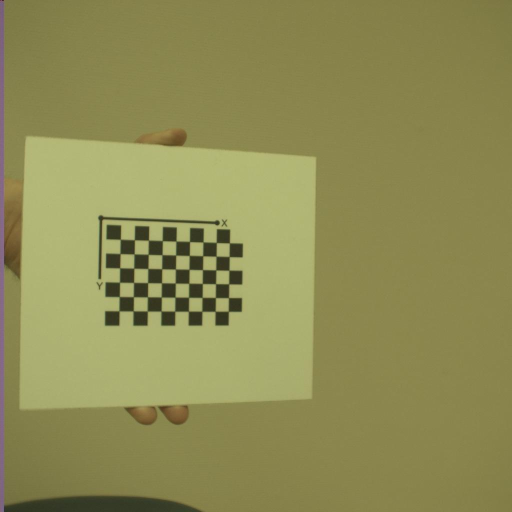
#> input picture CalibrationPictures/Calibratie 1/calibrationLeft/Calibratie 1_L_1.jpg, 1024 x 1024 px (shown at 1/2 size); its folder holds 4 pictures in this run
$ python Functions.py   (older library calls are emulated)
#> lines starting #> are read from the running program, lines starting #| are printed output that depends on the picture
import cv2
import numpy as np
import glob
import os

def calibrate_camera_intrinsic(checkerboard_dim1, checkerboard_dim2, image_folder):
#> called with checkerboard_dim1 = 9, checkerboard_dim2 = 6
    checkerboard_dims = (checkerboard_dim1, checkerboard_dim2)

    # Criteria for refining the corners for better accuracy
    criteria = (cv2.TERM_CRITERIA_EPS + cv2.TERM_CRITERIA_MAX_ITER, 30, 0.001)

    # Prepare object points based on checkerboard dimensions (e.g., (0,0,0), (1,0,0), ..., (8,5,0))
    objp = np.zeros((checkerboard_dims[0] * checkerboard_dims[1], 3), np.float32)
    objp[:, :2] = np.mgrid[0:checkerboard_dims[0], 0:checkerboard_dims[1]].T.reshape(-1, 2)


    objpoints = []  # 3D points in real world space
    imgpoints = []  # 2D points in image plane
    images = sorted(glob.glob(image_folder))
    image_shape = None

    # Iterate over images to find chessboard corners
    for img_path in images:
        img = cv2.imread(img_path)
#> img is the input picture: shape (1024, 1024, 3); mean B, G, R 84.9, 140.6, 142.9
        gray = cv2.cvtColor(img, cv2.COLOR_BGR2GRAY)
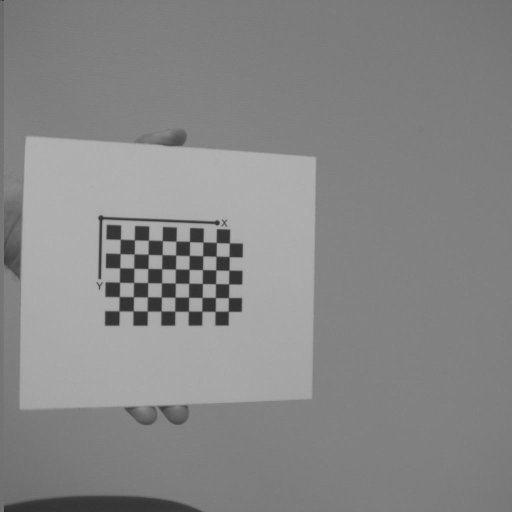
#> gray: shape (1024, 1024) (shown at 1/2 size); min 14, max 180, mean 134.9

        # Capture the image size from the first image
        if image_shape is None:
            image_shape = gray.shape[::-1]
#> image_shape = (1024, 1024)

        # Find the chessboard corners
        ret, corners = cv2.findChessboardCorners(gray, checkerboard_dims, None)
#> ret = True; corners = 54 rows, first 8: [240.8, 478.9], [269, 479.9], [297.3, 480.4], [325.1, 481.7], [352.3, 482.3], [379.4, 483.5], [406.5, 484.2], [432.8, 485.4]

        # If corners are found, refine them and add to the lists
        if ret:
            objpoints.append(objp)
            corners_refined = cv2.cornerSubPix(gray, corners, (11, 11), (-1, -1), criteria)
#> corners_refined = 54 rows, first 8: [241, 479], [269.1, 480.1], [297.3, 480.7], [325, 481.8], [352.4, 482.6], [379.4, 483.5], [406.5, 484.4], [433, 485.4]
            imgpoints.append(corners_refined)
#> pass 2 of the loop in calibrate_camera_intrinsic, `for img_path in images:`:
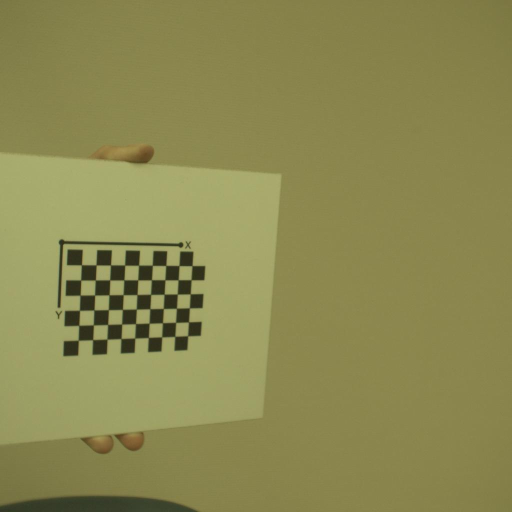
#> input picture CalibrationPictures/Calibratie 1/calibrationLeft/Calibratie 1_L_1089.jpg, 1024 x 1024 px (shown at 1/2 size)
#> in calibrate_camera_intrinsic, img is the input picture: shape (1024, 1024, 3); mean B, G, R 81.6, 137.1, 139.8
#> in calibrate_camera_intrinsic, `gray = cv2.cvtColor(img, cv2.COLOR_BGR2GRAY)`:
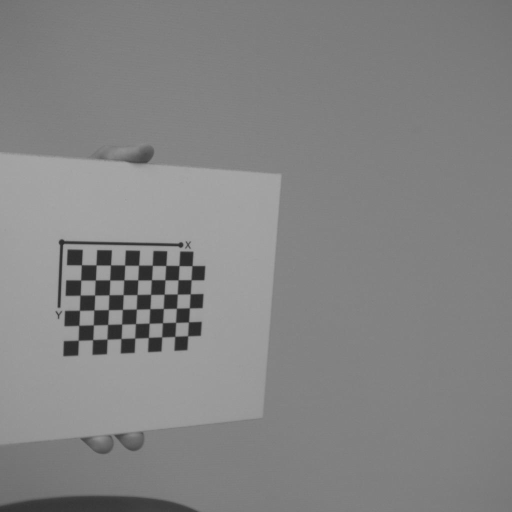
#> gray: shape (1024, 1024) (shown at 1/2 size); min 36, max 170, mean 131.5
#> corners = 54 rows, first 8: [163.2, 530.2], [192.5, 530.3], [221.3, 530.3], [249.8, 530.6], [277.5, 530.9], [304.9, 531], [331.8, 531.5], [358.3, 531.5]
#> corners_refined = 54 rows, first 8: [163.4, 530.1], [192.6, 530.3], [221.4, 530.4], [249.7, 530.7], [277.6, 530.9], [305, 531.1], [332, 531.4], [358.5, 531.6]
#> pass 3 of the loop in calibrate_camera_intrinsic, `for img_path in images:`:
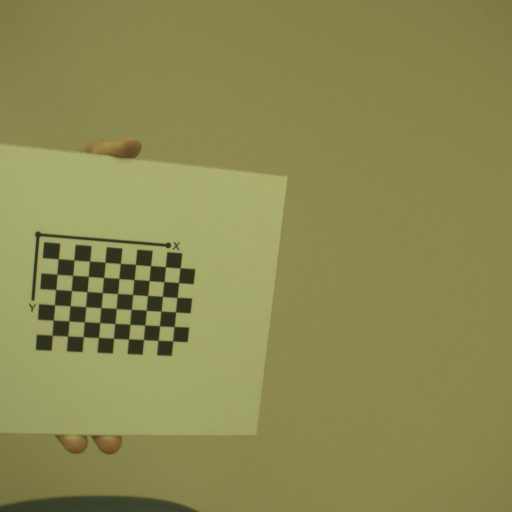
#> input picture CalibrationPictures/Calibratie 1/calibrationLeft/Calibratie 1_L_1225.jpg, 1024 x 1024 px (shown at 1/2 size)
#> in calibrate_camera_intrinsic, img is the input picture: shape (1024, 1024, 3); mean B, G, R 81.8, 137.2, 139.7
#> in calibrate_camera_intrinsic, `gray = cv2.cvtColor(img, cv2.COLOR_BGR2GRAY)`:
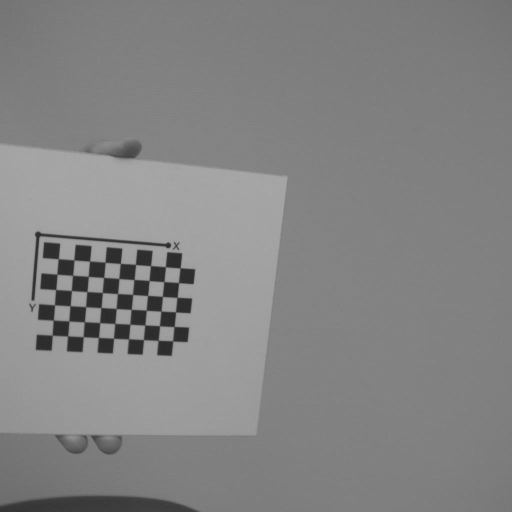
#> gray: shape (1024, 1024) (shown at 1/2 size); min 37, max 169, mean 131.6
#> corners = 54 rows, first 8: [116.8, 517.8], [147.8, 520], [179.5, 522.6], [210.6, 524.9], [241.2, 527.4], [271.4, 529.5], [301.5, 531.7], [331, 534.1]
#> corners_refined = 54 rows, first 8: [116.9, 518], [148.3, 520.3], [179.6, 522.6], [210.5, 524.9], [241.1, 527.4], [271.4, 529.4], [301.5, 531.8], [331.2, 534]
#> the loop made 4 passes; the first 3 are shown

    # Perform camera calibration to get the intrinsic matrix
    ret, mtx, dist, rvecs, tvecs = cv2.calibrateCamera(objpoints, imgpoints, image_shape, None, None)

    return mtx, dist

def undistort_images_in_folder(input_folder, output_folder, intrinsicMatrix, distortionMatrix):
    # Create the output folder if it doesn't exist
    if not os.path.exists(output_folder):
        os.makedirs(output_folder)

    # Loop over each file in the input folder
#> (the run stopped early here; a loop or call above may not have finished)
